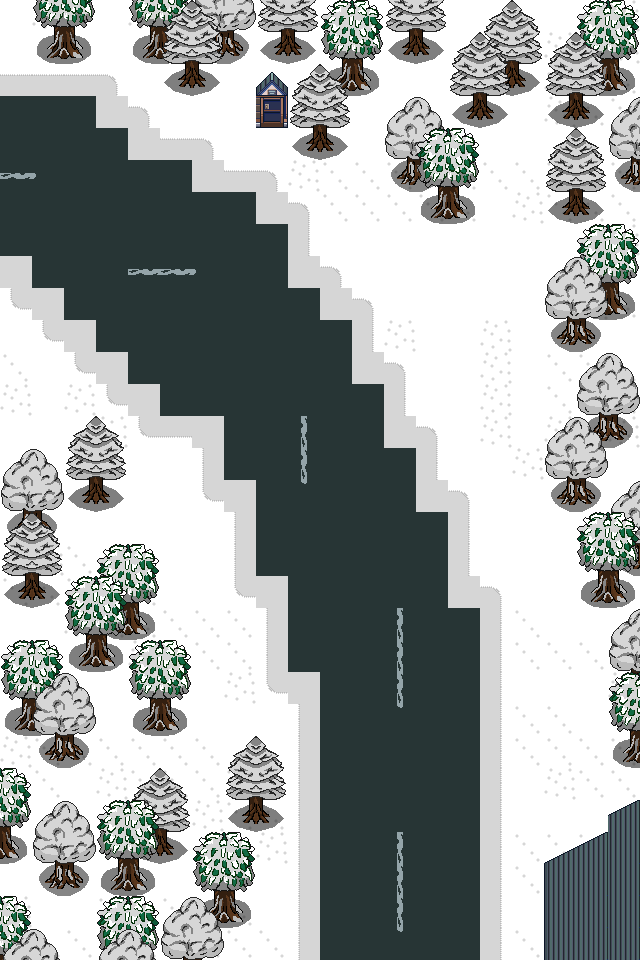

The image is a tile-based game level rendered from a .tmx file. Its description and source (layers, tilesets, objects; grid data summarised) follow:
An orthogonal 20x30 tile map with 32x32 px tiles, 4 tile layers (Tile Layer 2, Tile Layer 3, Tile Layer 4, Tile Layer 5), 2 tilesets and 43 objects.

<map version="1.10" tiledversion="1.12.0" orientation="orthogonal" renderorder="right-down" width="20" height="30" tilewidth="32" tileheight="32" infinite="0" nextlayerid="9" nextobjectid="47">
 <tileset firstgid="1" source="Tilemap.tsx" />
 <tileset firstgid="1441" source="snow_nature_tileset.tsx" />
 <layer id="2" name="Tile Layer 2" width="20" height="30">
  <data>[600 cells, 600 non-empty, 15 distinct tile ids]</data>
 </layer>
 <layer id="3" name="Tile Layer 3" width="20" height="30">
  <data>[600 cells, 15 non-empty, 6 distinct tile ids]</data>
 </layer>
 <layer id="4" name="Tile Layer 4" width="20" height="30">
  <data>[600 cells, 99 non-empty, 18 distinct tile ids]</data>
 </layer>
 <layer id="5" name="Tile Layer 5" width="20" height="30">
  <data>[600 cells, 118 non-empty, 18 distinct tile ids]</data>
 </layer>
 <objectgroup id="6" name="Interactables" />
 <objectgroup id="7" name="Portals">
  <properties>
   <property name="lockMessage" value="" />
   <property name="locked" type="bool" value="false" />
   <property name="maxScene" type="int" value="0" />
   <property name="minScene" type="int" value="0" />
   <property name="spawnX" type="float" value="0" />
   <property name="spawnY" type="float" value="0" />
   <property name="targetMap" value="" />
  </properties>
  <object id="45" x="224.644" y="942.965" width="321.496" height="13.4517">
   <properties>
    <property name="lockMessage" value="" />
    <property name="locked" type="bool" value="false" />
    <property name="maxScene" type="int" value="0" />
    <property name="minScene" type="int" value="0" />
    <property name="spawnX" type="float" value="101" />
    <property name="spawnY" type="float" value="56" />
    <property name="targetMap" value="road_five.tmx" />
   </properties>
  </object>
  <object id="46" x="6.72585" y="5.38068" width="9.4162" height="446.597">
   <properties>
    <property name="lockMessage" value="" />
    <property name="locked" type="bool" value="false" />
    <property name="maxScene" type="int" value="0" />
    <property name="minScene" type="int" value="0" />
    <property name="spawnX" type="float" value="1036" />
    <property name="spawnY" type="float" value="342" />
    <property name="targetMap" value="road_three.tmx" />
   </properties>
  </object>
 </objectgroup>
 <objectgroup id="8" name="Collisions">
  <object id="1" x="-5.74163" y="-10.3349" width="654.545" height="19.5215" />
  <object id="3" x="626.85" y="-2.69034" width="17.4872" height="967.178" />
  <object id="4" x="-16.1421" y="953.726" width="667.205" height="12.1065" />
  <object id="5" x="-10.7614" y="1.34517" width="16.1421" height="972.559" />
  <object id="6" x="41.7003" y="4.03551" width="41.7003" height="30.9389" />
  <object id="7" x="138.553" y="5.38068" width="82.0554" height="61.8779" />
  <object id="8" x="224.644" y="13.4517" width="99.5426" height="18.8324" />
  <object id="9" x="332.257" y="8.07103" width="47.081" height="47.081" />
  <object id="10" x="394.135" y="2.69034" width="47.081" height="29.5938" />
  <object id="11" x="482.916" y="10.7614" width="53.8068" height="59.1875" />
  <object id="12" x="465.429" y="39.01" width="34.9744" height="51.1165" />
  <object id="13" x="574.388" y="5.38068" width="45.7358" height="94.162" />
  <object id="14" x="552.865" y="59.1875" width="30.9389" height="22.8679" />
  <object id="16" x="552.865" y="142.588" width="40.3551" height="47.081" />
  <object id="17" x="590.53" y="230.024" width="41.7003" height="51.1165" />
  <object id="18" x="559.591" y="263.653" width="44.3906" height="52.4617" />
  <object id="19" x="587.84" y="361.851" width="44.3906" height="45.7358" />
  <object id="20" x="552.865" y="434.49" width="47.081" height="44.3906" />
  <object id="21" x="586.494" y="505.784" width="61.8779" height="69.9489" />
  <object id="22" x="613.398" y="632.23" width="37.6648" height="80.7103" />
  <object id="23" x="12.1065" y="458.703" width="49.7713" height="115.685" />
  <object id="24" x="71.2941" y="431.8" width="49.7713" height="48.4262" />
  <object id="25" x="104.923" y="548.83" width="49.7713" height="48.4262" />
  <object id="26" x="72.6392" y="581.114" width="49.7713" height="59.1875" />
  <object id="27" x="139.898" y="648.372" width="41.7003" height="53.8068" />
  <object id="28" x="239.44" y="750.605" width="40.3551" height="45.7358" />
  <object id="29" x="197.74" y="832.661" width="53.8068" height="57.8423" />
  <object id="30" x="115.685" y="901.264" width="88.7813" height="44.3906" />
  <object id="31" x="142.588" y="776.164" width="44.3906" height="51.1165" />
  <object id="32" x="104.923" y="801.722" width="44.3906" height="53.8068" />
  <object id="33" x="39.01" y="809.793" width="49.7713" height="53.8068" />
  <object id="34" x="9.4162" y="898.574" width="36.3196" height="61.8779" />
  <object id="35" x="9.4162" y="769.438" width="13.4517" height="98.1975" />
  <object id="36" x="14.7969" y="644.337" width="71.2941" height="86.0909" />
  <object id="37" x="306.699" y="79.3651" width="40.3551" height="44.3906" />
  <object id="38" x="394.135" y="104.923" width="43.0455" height="41.7003" />
  <object id="39" x="422.384" y="127.791" width="49.7713" height="57.8423" />
  <object id="40" x="259.618" y="80.7103" width="26.9034" height="25.5582" />
  <object id="41" x="550.175" y="862.255" width="98.1975" height="110.304" />
  <object id="42" x="608.017" y="811.138" width="51.1165" height="68.6037" />
  <object id="43" x="578.423" y="848.803" width="102.233" height="52.4617" />
 </objectgroup>
</map>
